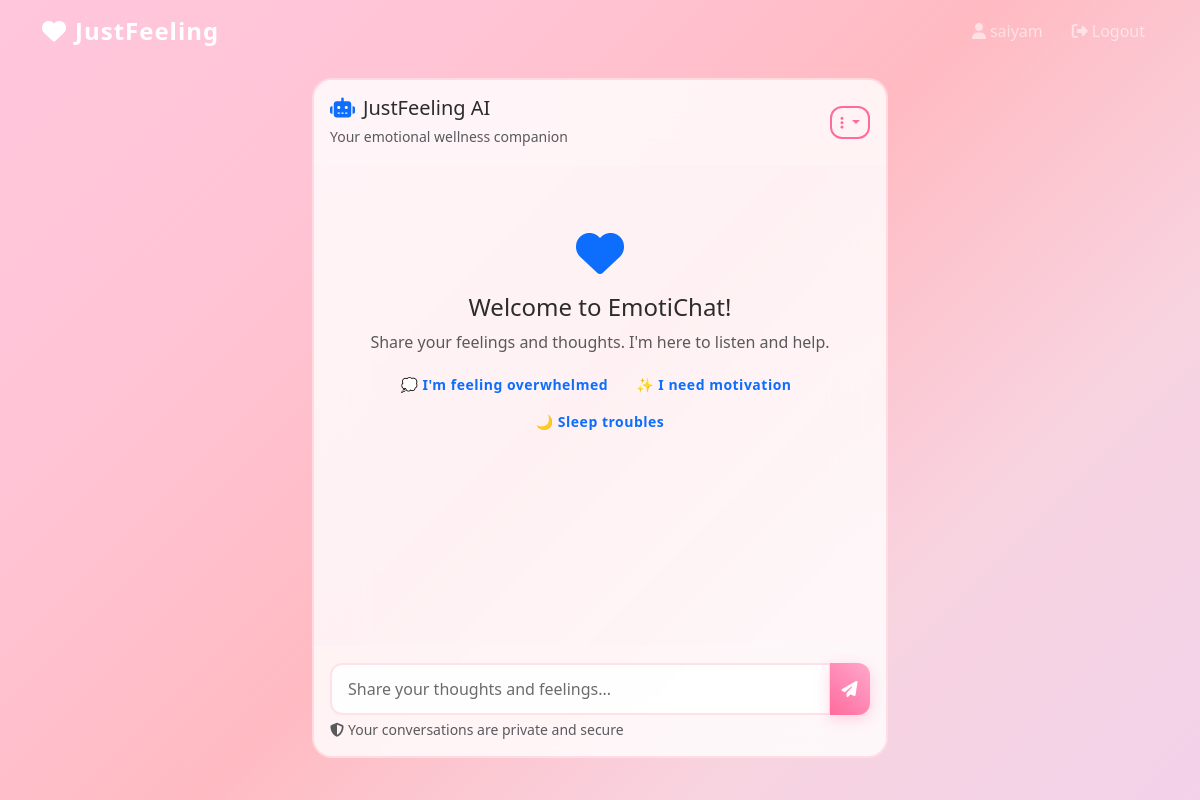
The app's page /chat (signed in), older data.
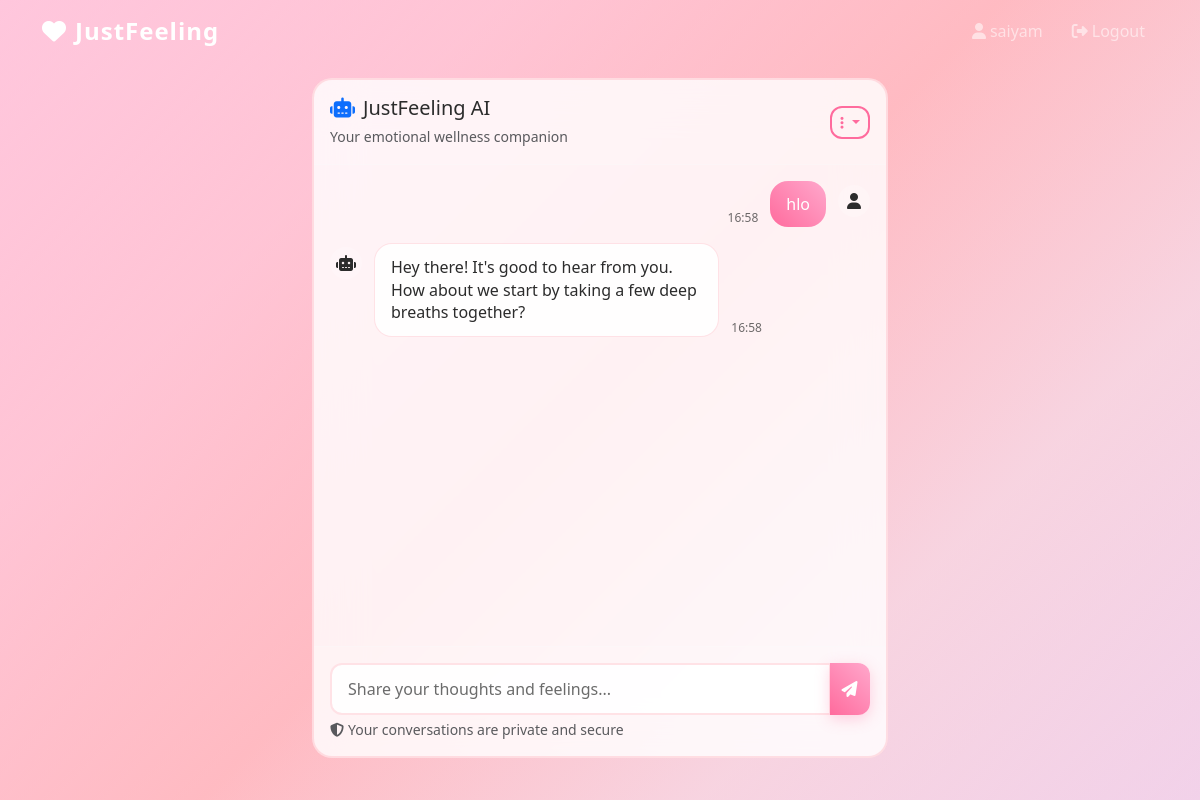
The same page, newer data.
### models.py (models this page shows, shortened)
class Message(db.Model):
    id = db.Column(db.Integer, primary_key=True)
    user_id = db.Column(db.Integer, db.ForeignKey('user.id'), nullable=False)
    user_message = db.Column(db.Text, nullable=False)
    ai_response = db.Column(db.Text)
    timestamp = db.Column(db.DateTime, default=datetime.utcnow)

### routes.py (the view)
@app.route('/chat')
def chat():
    if 'user_id' not in session:
        flash('Please log in to access the chat.', 'warning')
        return redirect(url_for('login'))
    user_id = session['user_id']
    messages = Message.query.filter_by(user_id=user_id).order_by(Message.timestamp.asc()).all()
    return render_template('chat.html', messages=messages, username=session['username'])

### templates/chat.html (shortened to what this page needs)
{% extends "base.html" %}
{% block content %}
<div class="row justify-content-center h-100">
    <div class="col-lg-8 col-xl-6">
        <div class="glass-card chat-container d-flex flex-column p-0">
            <div class="chat-header p-3 border-bottom border-light border-opacity-25">
                <div class="d-flex justify-content-between align-items-center">
                    <div>
                        <h5 class="mb-1">
                            <i class="fas fa-robot text-primary me-2"></i>JustFeeling AI
                        </h5>
                        <small class="text-muted">Your emotional wellness companion</small>
                    </div>
                    <div class="dropdown">
                        <button class="btn btn-outline-light btn-sm dropdown-toggle" type="button" id="chatOptions" data-bs-toggle="dropdown">
                            <i class="fas fa-ellipsis-v"></i>
                        </button>
                    </div>
                </div>
            </div>
            <div class="chat-messages flex-grow-1 p-3" id="chatMessages">
                {% if not messages %}
                    <div class="welcome-message text-center py-5">
                        <i class="fas fa-heart fa-3x text-primary mb-3 pulse-animation"></i>
                        <h4>Welcome to EmotiChat!</h4>
                        <p class="text-muted">Share your feelings and thoughts. I'm here to listen and help.</p>
                        <div class="suggested-messages">
                            <button class="btn btn-outline-primary btn-sm me-2 mb-2 suggested-msg" data-msg="I'm feeling overwhelmed today">💭 I'm feeling overwhelmed</button>
                            <button class="btn btn-outline-primary btn-sm me-2 mb-2 suggested-msg" data-msg="I need some motivation">✨ I need motivation</button>
                            <button class="btn btn-outline-primary btn-sm mb-2 suggested-msg" data-msg="I'm having trouble sleeping">🌙 Sleep troubles</button>
                        </div>
                    </div>
                {% else %}
                    {% for message in messages %}
                        <div class="message user-message mb-3">
                            <div class="message-content">
                                <i class="fas fa-user message-icon"></i>
                                <div class="message-text">{{ message.user_message }}</div>
                                <small class="message-time">{{ message.timestamp.strftime('%H:%M') }}</small>
                            </div>
                        </div>
                        {% if message.ai_response %}
                            <div class="message ai-message mb-3">
                                <div class="message-content">
                                    <i class="fas fa-robot message-icon"></i>
                                    <div class="message-text">{{ message.ai_response }}</div>
                                    <small class="message-time">{{ message.timestamp.strftime('%H:%M') }}</small>
                                </div>
                            </div>
                        {% endif %}
                    {% endfor %}
                {% endif %}
            </div>
            <div class="chat-input p-3 border-top border-light border-opacity-25">
                <form id="chatForm" class="d-flex">
                    <div class="input-group">
                        <input type="text" class="form-control" id="messageInput" placeholder="Share your thoughts and feelings..." maxlength="500" autocomplete="off">
                        <button class="btn btn-primary" type="submit" id="sendButton">
                            <i class="fas fa-paper-plane"></i>
                        </button>
                    </div>
                </form>
                <small class="text-muted mt-1 d-block">
                    <i class="fas fa-shield-alt me-1"></i>Your conversations are private and secure
                </small>
            </div>
        </div>
    </div>
</div>
{% endblock %}

### templates/base.html (shortened to what this page needs)
<!DOCTYPE html>
<html lang="en">
<head>
    <link href="https://cdn.jsdelivr.net/npm/bootstrap@5.3.0/dist/css/bootstrap.min.css" rel="stylesheet">
    <link rel="stylesheet" href="https://cdnjs.cloudflare.com/ajax/libs/font-awesome/6.4.0/css/all.min.css">
    <link rel="stylesheet" href="{{ url_for('static', filename='css/style.css') }}">
</head>
<body>
    <div class="video-background">
        <div id="particles-js"></div>
        <div class="video-overlay"></div>
    </div>
    <nav class="navbar navbar-expand-lg navbar-dark bg-transparent">
        <div class="container">
            <a class="navbar-brand fw-bold" href="{{ url_for('index') }}">
                <i class="fas fa-heart me-2"></i>JustFeeling
            </a>
            <div class="navbar-nav ms-auto">
                {% if session.user_id %}
                    <span class="navbar-text me-3">
                        <i class="fas fa-user me-1"></i>{{ session.username }}
                    </span>
                    <a class="nav-link" href="{{ url_for('logout') }}">
                        <i class="fas fa-sign-out-alt me-1"></i>Logout
                    </a>
                {% endif %}
            </div>
        </div>
    </nav>
    <main class="container-fluid">
        {% if error_message %}
            <div class="row justify-content-center align-items-center min-vh-100">
                <div class="col-md-6 text-center">
                    <div class="glass-card p-5">
                        <i class="fas fa-exclamation-triangle fa-3x text-warning mb-3"></i>
                        <h2>{{ error_message }}</h2>
                        <a href="{{ url_for('index') }}" class="btn btn-primary mt-3">
                            <i class="fas fa-home me-2"></i>Go Home
                        </a>
                    </div>
                </div>
            </div>
        {% else %}
            {% block content %}{% endblock %}
        {% endif %}
    </main>
</body>
</html>

### static/css/style.css (style rules this page uses)
:root { --primary-color: #ff6b9d; --secondary-color: #ffa8cc; --accent-color: #ffccd5; --romantic-rose: #ff8fa3; --soft-pink: #ffb3ba; --warm-coral: #ffdfba; --lavender: #e6e6fa; --soft-purple: #d4a5d8; --text-dark: #2c2c2c; --text-medium: #5a5a5a; --text-light: #ffffff; --text-muted: rgba(44, 44, 44, 0.7); --glass-bg: rgba(255, 255, 255, 0.8); --glass-border: rgba(255, 182, 193, 0.4); --shadow: 0 8px 32px 0 rgba(255, 107, 157, 0.2); --romantic-glow: 0 0 20px rgba(255, 107, 157, 0.3); }
* { margin: 0; padding: 0; box-sizing: border-box; }
body { font-family: 'Segoe UI', Tahoma, Geneva, Verdana, sans-serif; color: var(--text-dark); overflow-x: hidden; min-height: 100vh; background: linear-gradient(135deg, #ffeef8 0%, #ffe5f1 50%, #fff0f5 100%); }
.video-background { position: fixed; top: 0; left: 0; width: 100%; height: 100%; z-index: -2; overflow: hidden; }
#particles-js { position: absolute; width: 100%; height: 100%; z-index: -2; }
.video-overlay { position: absolute; top: 0; left: 0; width: 100%; height: 100%; background: linear-gradient(135deg, rgba(255, 107, 157, 0.3) 0%, rgba(255, 168, 204, 0.3) 25%, rgba(255, 204, 213, 0.3) 50%, rgba(230, 230, 250, 0.3) 75%, rgba(212, 165, 216, 0.3) 100%); animation: gradientShift 15s ease-in-out infinite; z-index: -1; }
body::before { content: ''; position: fixed; top: 0; left: 0; width: 100%; height: 100%; background: linear-gradient(135deg, #ffeef8 0%, #ffb3ba 50%, #ffe5f1 100%); z-index: -3; }
.glass-card { background: var(--glass-bg); backdrop-filter: blur(25px); -webkit-backdrop-filter: blur(25px); border-radius: 20px; border: 2px solid var(--glass-border); box-shadow: var(--shadow), var(--neon-glow); transition: all 0.3s ease; position: relative; overflow: hidden; }
.glass-card::before { content: ''; position: absolute; top: 0; left: -100%; width: 100%; height: 100%; background: linear-gradient(90deg, transparent, rgba(255, 255, 255, 0.2), transparent); transition: left 0.5s ease; }
.navbar-brand { font-size: 1.5rem; letter-spacing: 1px; }
.navbar-nav .nav-link { transition: all 0.3s ease; border-radius: 8px; margin: 0 5px; }
.btn { border-radius: 12px; font-weight: 600; letter-spacing: 0.5px; transition: all 0.3s ease; border: none; position: relative; overflow: hidden; }
.btn-primary { background: linear-gradient(45deg, var(--primary-color), var(--secondary-color)); border: none; box-shadow: 0 4px 15px rgba(255, 107, 157, 0.3); color: var(--text-light); }
.btn-primary::before { content: ''; position: absolute; top: 0; left: -100%; width: 100%; height: 100%; background: linear-gradient(90deg, transparent, rgba(255, 255, 255, 0.3), transparent); transition: left 0.5s ease; }
.btn-outline-light { border: 2px solid var(--primary-color); color: var(--primary-color); background: transparent; }
.form-control { background: rgba(255, 255, 255, 0.9); border: 2px solid var(--glass-border); border-radius: 12px; color: var(--text-dark); padding: 12px 16px; transition: all 0.3s ease; }
.form-control::placeholder { color: var(--text-muted); }
.chat-container { max-width: 100%; }
.chat-header { background: rgba(255, 255, 255, 0.1); border-radius: 20px 20px 0 0; }
.chat-messages { overflow-y: auto; scroll-behavior: smooth; max-height: calc(100vh - 300px); }
.message { animation: slideInMessage 0.3s ease-out; }
.message-content { display: flex; align-items: flex-start; gap: 12px; max-width: 80%; }
.user-message .message-content { margin-left: auto; flex-direction: row-reverse; }
.user-message .message-text { background: linear-gradient(45deg, var(--primary-color), var(--secondary-color)); color: white; }
.ai-message .message-text { background: rgba(255, 255, 255, 0.9); color: var(--text-dark); border: 1px solid var(--glass-border); }
.message-text { padding: 12px 16px; border-radius: 18px; max-width: 100%; word-wrap: break-word; line-height: 1.4; position: relative; }
.message-icon { width: 32px; height: 32px; border-radius: 50%; background: rgba(255, 255, 255, 0.2); display: flex; align-items: center; justify-content: center; flex-shrink: 0; margin-top: 4px; }
.message-time { color: var(--text-muted); font-size: 0.75rem; margin-top: 4px; align-self: flex-end; }
.chat-input { background: rgba(255, 255, 255, 0.1); border-radius: 0 0 20px 20px; }

### templates/chat.html (style rules this page uses)
.chat-container { height: calc(100vh - 120px); max-height: 800px; }

Row changes from the older to the newer data that the page shows:
added Message: user_message "hlo", timestamp "16:58", ai_response "Hey there! It's good to hear from you. How about we start by taking a few deep breaths together?"
Text that changed along with them:
text no longer shown: "Welcome to EmotiChat! Share your feelings and thoughts. I'm here to listen and help. 💭 I'm feeling overwhelmed ✨ I need motivation 🌙 Sleep troubles"
